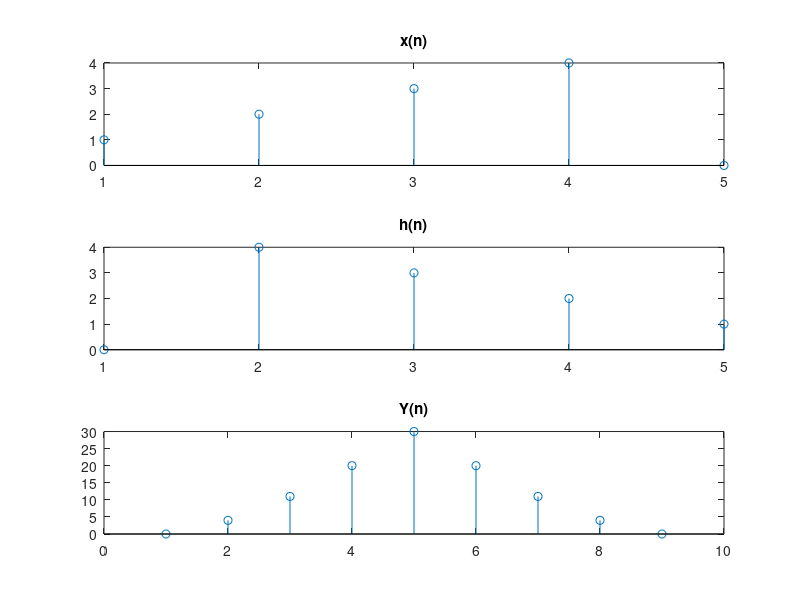

This figure's MATLAB source:
%convulation
%x(n)*h(n) = y(n)
%(h(n) = impulse
clc;
clear all;
x=[1 2 3 4 0];
h=[0 0 1 5 2];
lenx=length(x);
lenh=length(h);
X=[x , zeros(1,lenx)];
H=[h , zeros(1,lenh)];
for i=1:lenx+lenh-1
    Y(i)=0;
    for j=1:lenx
        if(i-j+1>0)
            Y(i)=Y(i)+X(j)*H(i-j+1);
        else;
        end
    end
end

subplot(3,1,1);
stem(x);
title('x(n)');
subplot(3,1,2);
stem(h);
title('h(n)');
subplot(3,1,3);
stem(Y);
title('Y(n)');

%...........................................
%corelation.......

clc;
clear all;
x=[1 2 3 4 0];
h=[0 0 1 5 2];
%flip h..........
h= flip(h);
lenx=length(x);
lenh=length(h);
X=[x , zeros(1,lenx)];
H=[h , zeros(1,lenh)];
for i=1:lenx+lenh-1
    Y(i)=0;
    for j=1:lenx
        if(i-j+1>0)
            Y(i)=Y(i)+X(j)*H(i-j+1);
        else;
        end
    end
end

subplot(3,1,1);
stem(x);
title('x(n)');
subplot(3,1,2);
stem(h);
title('h(n)');
subplot(3,1,3);
stem(Y);
title('Y(n)');


%autocorelation..................

clc;
clear all;
x=[1 2 3 4 0];
h=x;
%h = x..........
h= flip(h);
lenx=length(x);
lenh=length(h);
X=[x , zeros(1,lenx)];
H=[h , zeros(1,lenh)];
for i=1:lenx+lenh-1
    Y(i)=0;
    for j=1:lenx
        if(i-j+1>0)
            Y(i)=Y(i)+X(j)*H(i-j+1);
        else;
        end
    end
end

subplot(3,1,1);
stem(x);
title('x(n)');
subplot(3,1,2);
stem(h);
title('h(n)');
subplot(3,1,3);
stem(Y);
title('Y(n)');



